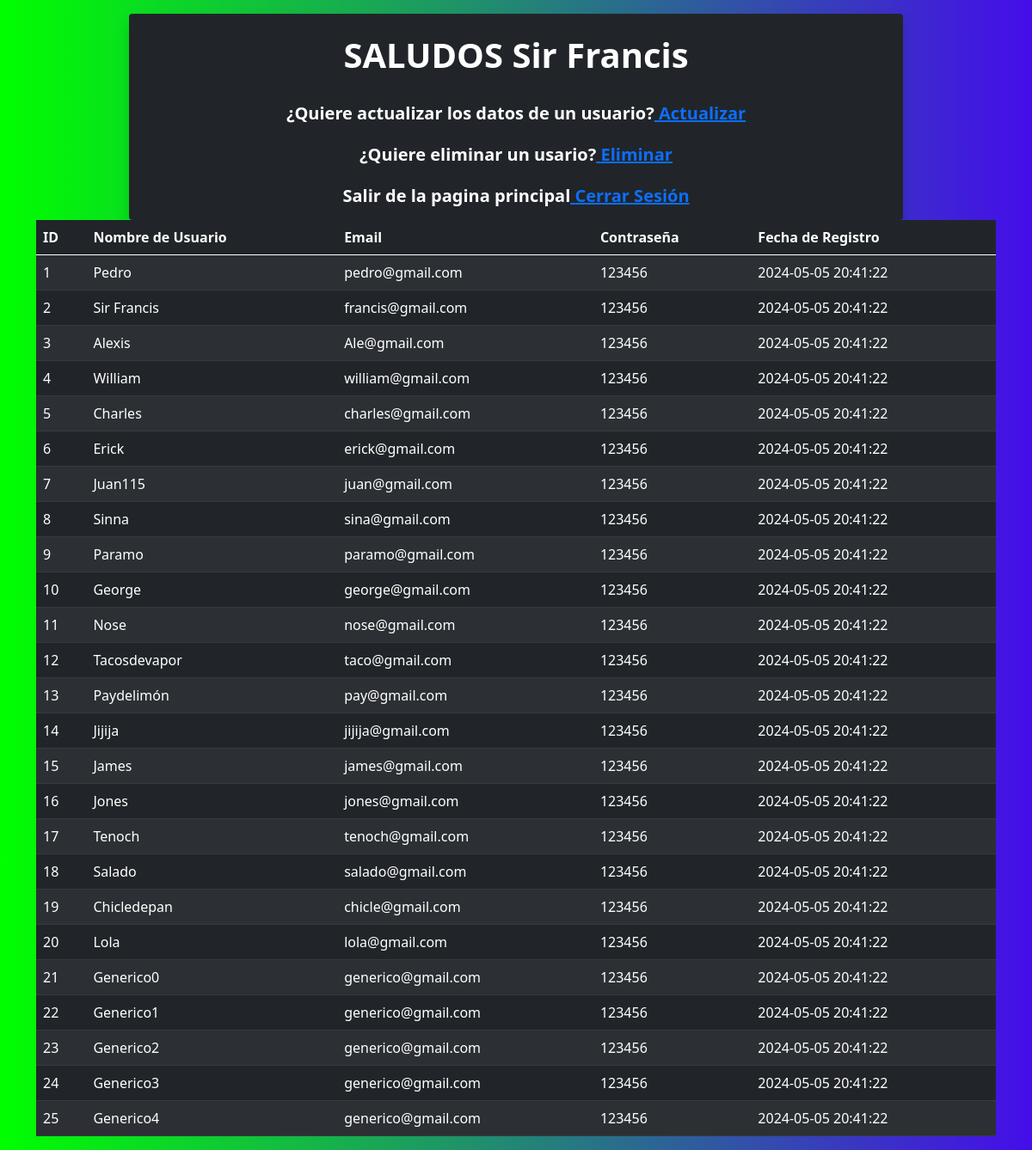
/Principal.php (signed in), run on the app's committed database.
### tables this page shows
CREATE TABLE `usuarios` (
  `id` int(11) NOT NULL AUTO_INCREMENT,
  `nombre_usuario` text NOT NULL,
  `email` text NOT NULL,
  `password` varchar(20) NOT NULL,
  `fecha_registro` datetime NOT NULL DEFAULT CURRENT_TIMESTAMP,
  PRIMARY KEY (`id`)
);

### listado.php (the view, shortened to what this page needs)
<!DOCTYPE html>
<html lang="en">
<head>
    <link href="https://cdn.jsdelivr.net/npm/bootstrap@5.0.2/dist/css/bootstrap.min.css" rel="stylesheet">
</head>
<body>
    <?php
        $consulta_sql="SELECT * FROM usuarios";
        $resultado=$conexion->query($consulta_sql);
        $count=mysqli_num_rows($resultado);
    ?>
        <div class="container">
            <div class="row">
                <div class="col">
                    <table class="table table-striped table-dark">
                        <thead>
                            <tr>
                                <th>ID</th>
                                <th>Nombre de Usuario</th>
                                <th>Email</th>
                                <th>Contraseña</th>
                                <th>Fecha de Registro</th>
                            </tr>
                        </thead>
                        <?php
                            if ($count>0){
                             while($row=mysqli_fetch_assoc($resultado) ){
                                echo "<tr>";
                                echo "<td>".$row['id']."</td>";
                                echo "<td>".$row['nombre_usuario']."</td>";
                                echo "<td>".$row['email']."</td>";
                                echo "<td>".$row['password']."</td>";
                                echo "<td>".$row['fecha_registro']."</td>";
                                echo "</tr>";
                                }
                            }else{
                                echo "<h1>Sin registros</h1>";
                            }
                        ?>
                </table>
                </div>
            </div>
        </div>
</body>
</html>

### Principal.php (shortened to what this page needs)
<!DOCTYPE html>
<html lang="en">
<head>
    <link href="https://cdn.jsdelivr.net/npm/bootstrap@5.0.2/dist/css/bootstrap.min.css" rel="stylesheet">
</head>
<body>
<?php
include "./logica/conexion.php";
$nombre_usuario= $_SESSION['usermane'];
if(!isset($nombre_usuario)){
    header("location: index.php");
}else{
    $consulta_sql= "SELECT * FROM usuarios WHERE nombre_usuario='" .$nombre_usuario. "'";
    $resultado=$conexion->query($consulta_sql);
    $row=mysqli_fetch_assoc($resultado);
?>
    <div class="container w-75 bg-dark mt-3 rounded shadow">
        <div class="row">
            <h1 style="color: white;" class="fw-bold text-center pt-4 mb-3"> SALUDOS <?php echo $row['nombre_usuario']; ?></h1>
            <h5 style="color: white;" class="fw-bold text-center pt-3 mb-3">¿Quiere actualizar los datos de un usuario?<a href="./actualizarUsuario/actualizar.php"> Actualizar</a></h5>
            <h5 style="color: white;" class="fw-bold text-center pt-2 mb-3">¿Quiere eliminar un usario?<a href="./eliminarUsuario/eliminar.html"> Eliminar</a></h5>
            <h5 style="color: white;" class="fw-bold text-center pt-2 mb-3">Salir de la pagina principal<a href='logica/salir.php'> Cerrar Sesión</a></h5>
        </div>
    </div>
<?php
    include "./listado.php";
}
?>
</body>
</html>

### listado.php (style rules this page uses)
body { background: #00FF00; background: linear-gradient(to left, #450DEA, #00FF00); }

### data on the page
usuarios: nombre_usuario "Sir Francis", id "2", email "francis@gmail.com", password "123456", fecha_registro "2024-05-05 20:41:22"
usuarios: id "1", nombre_usuario "Pedro", email "pedro@gmail.com", password "123456", fecha_registro "2024-05-05 20:41:22"
usuarios: id "3", nombre_usuario "Alexis", email "Ale@gmail.com", password "123456", fecha_registro "2024-05-05 20:41:22"
usuarios: id "4", nombre_usuario "William", email "william@gmail.com", password "123456", fecha_registro "2024-05-05 20:41:22"
usuarios: id "5", nombre_usuario "Charles", email "charles@gmail.com", password "123456", fecha_registro "2024-05-05 20:41:22"
usuarios: id "6", nombre_usuario "Erick", email "erick@gmail.com", password "123456", fecha_registro "2024-05-05 20:41:22"
usuarios: id "7", nombre_usuario "Juan115", email "juan@gmail.com", password "123456", fecha_registro "2024-05-05 20:41:22"
usuarios: id "8", nombre_usuario "Sinna", email "sina@gmail.com", password "123456", fecha_registro "2024-05-05 20:41:22"
usuarios: id "9", nombre_usuario "Paramo", email "paramo@gmail.com", password "123456", fecha_registro "2024-05-05 20:41:22"
usuarios: id "10", nombre_usuario "George", email "george@gmail.com", password "123456", fecha_registro "2024-05-05 20:41:22"
usuarios: id "11", nombre_usuario "Nose", email "nose@gmail.com", password "123456", fecha_registro "2024-05-05 20:41:22"
usuarios: id "12", nombre_usuario "Tacosdevapor", email "taco@gmail.com", password "123456", fecha_registro "2024-05-05 20:41:22"
usuarios: id "13", nombre_usuario "Paydelimón", email "pay@gmail.com", password "123456", fecha_registro "2024-05-05 20:41:22"
usuarios: id "14", nombre_usuario "Jijija", email "jijija@gmail.com", password "123456", fecha_registro "2024-05-05 20:41:22"
usuarios: id "15", nombre_usuario "James", email "james@gmail.com", password "123456", fecha_registro "2024-05-05 20:41:22"
usuarios: id "16", nombre_usuario "Jones", email "jones@gmail.com", password "123456", fecha_registro "2024-05-05 20:41:22"
usuarios: id "17", nombre_usuario "Tenoch", email "tenoch@gmail.com", password "123456", fecha_registro "2024-05-05 20:41:22"
usuarios: id "18", nombre_usuario "Salado", email "salado@gmail.com", password "123456", fecha_registro "2024-05-05 20:41:22"
usuarios: id "19", nombre_usuario "Chicledepan", email "chicle@gmail.com", password "123456", fecha_registro "2024-05-05 20:41:22"
usuarios: id "20", nombre_usuario "Lola", email "lola@gmail.com", password "123456", fecha_registro "2024-05-05 20:41:22"
usuarios: id "21", nombre_usuario "Generico0", email "generico@gmail.com", password "123456", fecha_registro "2024-05-05 20:41:22"
usuarios: id "22", nombre_usuario "Generico1", email "generico@gmail.com", password "123456", fecha_registro "2024-05-05 20:41:22"
usuarios: id "23", nombre_usuario "Generico2", email "generico@gmail.com", password "123456", fecha_registro "2024-05-05 20:41:22"
usuarios: id "24", nombre_usuario "Generico3", email "generico@gmail.com", password "123456", fecha_registro "2024-05-05 20:41:22"
usuarios: id "25", nombre_usuario "Generico4", email "generico@gmail.com", password "123456", fecha_registro "2024-05-05 20:41:22"
